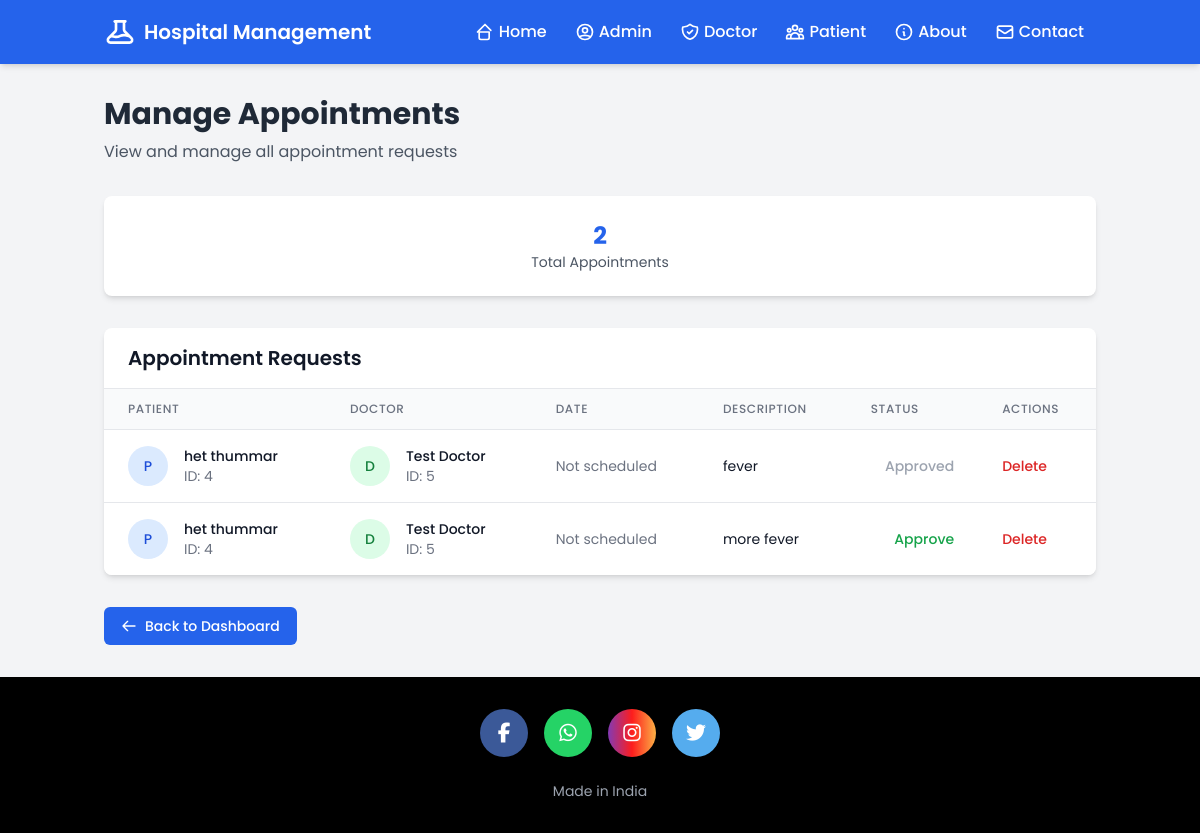
Before: /admin-appointments/ (signed in) with the older database file.
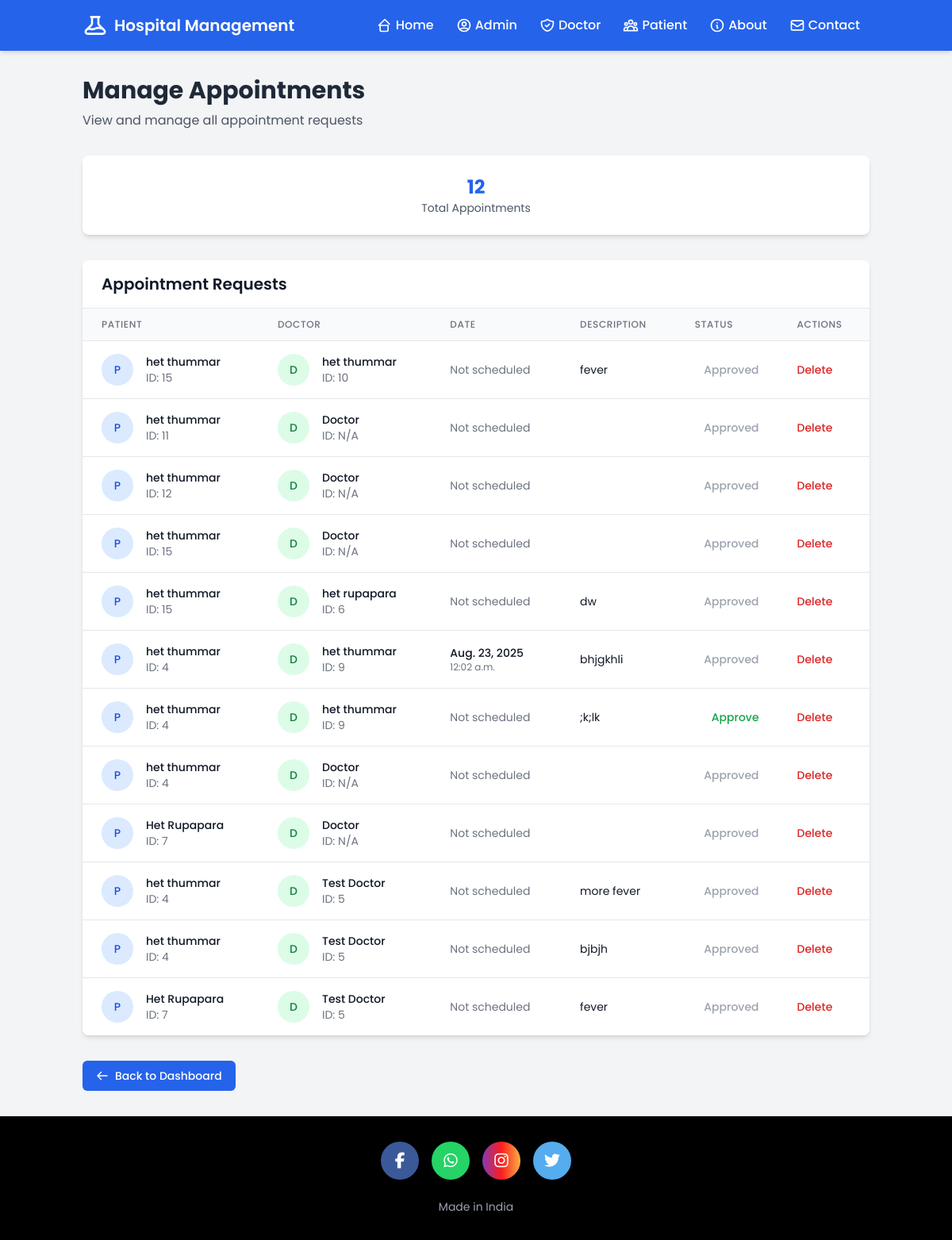
After: the same page with the newer database file.
### hospital/models.py (models this page shows)
class Appointment(models.Model):
    patientId=models.PositiveIntegerField(null=True)
    doctorId=models.PositiveIntegerField(null=True)
    patientName=models.CharField(max_length=40,null=True)
    doctorName=models.CharField(max_length=40,null=True)
    appointmentDate=models.DateField(null=True, blank=True)  # Manual appointment date
    appointmentTime=models.TimeField(null=True, blank=True)  # Appointment time
    createdDate=models.DateField(auto_now=True)  # When appointment was created
    description=models.TextField(max_length=500)
    status=models.BooleanField(default=False)
    is_accepted_by_doctor = models.BooleanField(default=False)  # Doctor acceptance
    accepted_date = models.DateTimeField(null=True, blank=True)
    admin_scheduled_date = models.DateField(null=True, blank=True)  # Date set by admin
    admin_scheduled_time = models.TimeField(null=True, blank=True)  # Time set by admin
    doctor_scheduled_date = models.DateField(null=True, blank=True)  # Date set by doctor
    doctor_scheduled_time = models.TimeField(null=True, blank=True)  # Time set by doctor

### hospital/views.py (the view)
# urls.py: path('admin-appointments/', views.admin_appointments, name='admin-appointments'),
@login_required
def admin_appointments(request):
    if not (request.user.is_superuser or request.user.groups.filter(name='Admin').exists() or
            AdminApproval.objects.filter(user=request.user, is_approved=True).exists()):
        request.session['alert_message'] = 'Access denied. Admin privileges required.'
        return redirect('home')
    appointments = Appointment.objects.all().order_by('-createdDate')
    return render(request, 'hospital/admin_appointments.html', {'appointments': appointments})

### templates/hospital/admin_appointments.html (shortened to what the changed rows need)
<!DOCTYPE html>
{% load static %}
<html lang="en">
<head>
    <script src="https://cdn.tailwindcss.com"></script>
</head>
<body class="bg-gray-100 min-h-screen">
    {% include "hospital/navbar.html" %}
    <div class="container mx-auto px-4 py-8">
        <div class="mb-8">
            <h1 class="text-3xl font-bold text-gray-800">Manage Appointments</h1>
        </div>
        <div class="bg-white rounded-lg shadow-md p-6 mb-8">
            <div class="grid grid-cols-1 gap-4">
                <div class="text-center">
                    <p class="text-2xl font-bold text-blue-600">{{ appointments.count }}</p>
                    <p class="text-sm text-gray-600">Total Appointments</p>
                </div>
            </div>
        </div>
        <div class="bg-white rounded-lg shadow-md overflow-hidden">
            <div class="px-6 py-4 border-b border-gray-200">
                <h2 class="text-xl font-semibold text-gray-900">Appointment Requests</h2>
            </div>
            <div class="overflow-x-auto">
                <table class="min-w-full divide-y divide-gray-200">
                    <thead class="bg-gray-50">
                        <tr>
                            <th class="px-6 py-3 text-left text-xs font-medium text-gray-500 uppercase tracking-wider">
                                Patient
                            </th>
                            <th class="px-6 py-3 text-left text-xs font-medium text-gray-500 uppercase tracking-wider">
                                Doctor
                            </th>
                            <th class="px-6 py-3 text-left text-xs font-medium text-gray-500 uppercase tracking-wider">
                                Date
                            </th>
                            <th class="px-6 py-3 text-left text-xs font-medium text-gray-500 uppercase tracking-wider">
                                Description
                            </th>
                            <th class="px-6 py-3 text-left text-xs font-medium text-gray-500 uppercase tracking-wider">
                                Status
                            </th>
                            <th class="px-6 py-3 text-left text-xs font-medium text-gray-500 uppercase tracking-wider">
                                Actions
                            </th>
                        </tr>
                    </thead>
                    <tbody class="bg-white divide-y divide-gray-200">
                        {% for appointment in appointments %}
                        <tr class="hover:bg-gray-50">
                            <td class="px-6 py-4 whitespace-nowrap">
                                <div class="flex items-center">
                                    <div class="flex-shrink-0 h-10 w-10">
                                        <div class="h-10 w-10 rounded-full bg-blue-100 flex items-center justify-center">
                                            <span class="text-sm font-medium text-blue-700">P</span>
                                        </div>
                                    </div>
                                    <div class="ml-4">
                                        <div class="text-sm font-medium text-gray-900">
                                            {{ appointment.patientName|default:"Patient" }}
                                        </div>
                                        <div class="text-sm text-gray-500">
                                            ID: {{ appointment.patientId|default:"N/A" }}
                                        </div>
                                    </div>
                                </div>
                            </td>
                            <td class="px-6 py-4 whitespace-nowrap">
                                <div class="flex items-center">
                                    <div class="flex-shrink-0 h-10 w-10">
                                        <div class="h-10 w-10 rounded-full bg-green-100 flex items-center justify-center">
                                            <span class="text-sm font-medium text-green-700">D</span>
                                        </div>
                                    </div>
                                    <div class="ml-4">
                                        <div class="text-sm font-medium text-gray-900">
                                            {{ appointment.doctorName|default:"Doctor" }}
                                        </div>
                                        <div class="text-sm text-gray-500">
                                            ID: {{ appointment.doctorId|default:"N/A" }}
                                        </div>
                                    </div>
                                </div>
                            </td>
                            <td class="px-6 py-4 whitespace-nowrap">
                                <div class="text-sm text-gray-900">
                                    {% if appointment.admin_scheduled_date %}
                                        <div class="font-medium">{{ appointment.admin_scheduled_date }}</div>
                                        {% if appointment.admin_scheduled_time %}
                                            <div class="text-xs text-gray-500">{{ appointment.admin_scheduled_time }}</div>
                                        {% endif %}
                                    {% elif appointment.doctor_scheduled_date %}
                                        <div class="font-medium">{{ appointment.doctor_scheduled_date }}</div>
                                        {% if appointment.doctor_scheduled_time %}
                                            <div class="text-xs text-gray-500">{{ appointment.doctor_scheduled_time }}</div>
                                        {% endif %}
                                    {% else %}
                                        <div class="text-gray-500">Not scheduled</div>
                                    {% endif %}
                                </div>
                            </td>
                            <td class="px-6 py-4">
                                <div class="text-sm text-gray-900">{{ appointment.description|truncatechars:100 }}</div>
                            </td>
                            <td class="px-6 py-4 whitespace-nowrap text-right text-sm font-medium">
                            {% if not appointment.status %}
                                <a href="{% url 'approve-appointment' appointment.id %}" class="text-green-600 hover:text-green-900">
                                    Approve
                                </a>
                            {% else %}
                                <span class="text-gray-400">Approved</span>
                            {% endif %}
                        </td>
                            <td class="px-6 py-4 whitespace-nowrap text-sm font-medium">
                                <a href="{% url 'delete-appointment' appointment.id %}"
                                   class="text-red-600 hover:text-red-900"
                                   onclick="return confirm('Are you sure you want to delete this appointment?')">
                                    Delete
                                </a>
                            </td>
                        </tr>
                        {% empty %}
                        <tr>
                            <td colspan="6" class="px-6 py-4 text-center text-gray-500">
                                No appointments found.
                            </td>
                        </tr>
                        {% endfor %}
                    </tbody>
                </table>
            </div>
        </div>
    </div>
    {% include "hospital/footer.html" %}
</body>
</html>

Changed rows visible on the page:
removed Appointment: patientName "het thummar", patientId "4", doctorName "Test Doctor", doctorId "5", shows "Not scheduled", description "fever", status "Approved"
added Appointment: patientName "het thummar", patientId "15", doctorName "het thummar", doctorId "10", shows "Not scheduled", description "fever", status "Approved"
added Appointment: patientName "het thummar", patientId "11", doctorName "Doctor", doctorId "N/A", shows "Not scheduled", status "Approved"
added Appointment: patientName "het thummar", patientId "12", doctorName "Doctor", doctorId "N/A", shows "Not scheduled", status "Approved"
added Appointment: patientName "het thummar", patientId "15", doctorName "Doctor", doctorId "N/A", shows "Not scheduled", status "Approved"
added Appointment: patientName "het thummar", patientId "15", doctorName "het rupapara", doctorId "6", shows "Not scheduled", description "dw", status "Approved"
added Appointment: patientName "het thummar", patientId "4", doctorName "het thummar", doctorId "9", doctor_scheduled_date "Aug. 23, 2025", doctor_scheduled_time "12:02 a.m.", description "bhjgkhli", status "Approved"
added Appointment: patientName "het thummar", patientId "4", doctorName "het thummar", doctorId "9", shows "Not scheduled", description ";k;lk", status "Approve"
added Appointment: patientName "het thummar", patientId "4", doctorName "Doctor", doctorId "N/A", shows "Not scheduled", status "Approved"
added Appointment: patientName "Het Rupapara", patientId "7", doctorName "Doctor", doctorId "N/A", shows "Not scheduled", status "Approved"
changed Appointment "more fever": status "Approve" → "Approved"
added Appointment: patientName "het thummar", patientId "4", doctorName "Test Doctor", doctorId "5", shows "Not scheduled", description "bjbjh", status "Approved"
added Appointment: patientName "Het Rupapara", patientId "7", doctorName "Test Doctor", doctorId "5", shows "Not scheduled", description "fever", status "Approved"
Other visible differences:
{{ appointments.count }}: "2" → "12"
